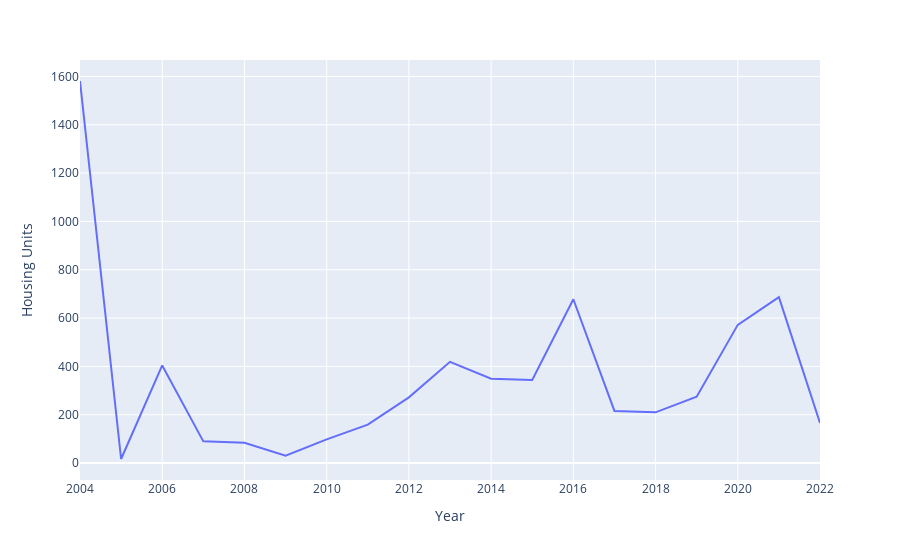

The notebook cell saved with this chart:
### Code cell
px.line(year_data,x="Year", y="Housing Units",hover_data =['total_Homeless','People left Homeless','Minors left Homeless'])

### Figure 1 — Plotly figure (JSON) as saved in the notebook; plotly's stock layout.template omitted (floating-point values rounded to 4 significant figures)
{"data": [{"customdata": [[11613, 11613, 0], [74, 74, 0], [2453, 2375, 78], [640, 449, 191], [666, 432, 234], [308, 246, 62], [642, 431, 211], [1272, 865, 407], [800, 526, 274], [804, 532, 272], [1169, 758, 411], [876, 560, 316], [1974, 1318, 656], [624, 402, 222], [421, 288, 133], [560, 385, 175], [950, 632, 318], [928, 606, 322], [168, 116, 52]], "hovertemplate": "Year=%{x}<br>Housing Units=%{y}<br>total_Homeless=%{customdata[0]}<br>People left Homeless=%{customdata[1]}<br>Minors left Homeless=%{customdata[2]}<extra></extra>", "legendgroup": "", "line": {"color": "#636efa", "dash": "solid"}, "marker": {"symbol": "circle"}, "mode": "lines", "name": "", "orientation": "v", "showlegend": false, "type": "scatter", "x": [2004, 2005, 2006, 2007, 2008, 2009, 2010, 2011, 2012, 2013, 2014, 2015, 2016, 2017, 2018, 2019, 2020, 2021, 2022], "xaxis": "x", "y": [1581, 17, 404, 90, 84, 31, 98, 159, 272, 419, 349, 344, 678, 216, 210, 275, 572, 687, 166], "yaxis": "y"}], "layout": {"legend": {"tracegroupgap": 0}, "margin": {"t": 60}, "xaxis": {"anchor": "y", "domain": [0, 1], "title": {"text": "Year"}}, "yaxis": {"anchor": "x", "domain": [0, 1], "title": {"text": "Housing Units"}}}}
